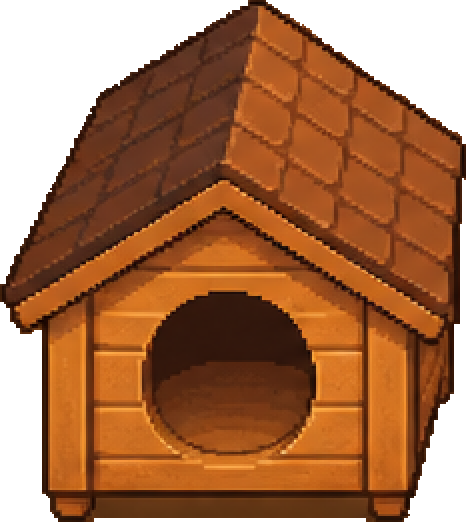
#> input picture code/sources/src-room-house.png, 466 x 522 px, found by its file name
$ python prepare_budget.py
#> lines starting #> are read from the running program, lines starting #| are printed output that depends on the picture; after the words box and inside, x2 and y2 are one past the last pixel; in counts of white or black regions, pixels touching at a corner belong together
SRC_DIR = 'sources'
#!/usr/bin/env python3
"""
Подготовка иконок целей накопления и направлений бюджета.

Исходники приходят 1254×1254 с большими полями. Обрезаем по содержимому
и уменьшаем: на экране они занимают 60–120 px, тащить мегабайты незачем.

Запуск:  python3 tools/assets/prepare_budget.py
"""

import os
from PIL import Image

JOBS = {
    # Вещи, на которые копят. Одна картинка на два места: карточку в
    # копилке и саму вещь на полу в комнате. Рисуются в перспективе
    # комнаты — там требования строже, а карточке ракурс безразличен.
    'src-room-house.png': ('assets/things/house.webp', 320),
    'src-room-bed.png': ('assets/things/bed.webp', 320),
    'src-room-ball.png': ('assets/things/ball.webp', 200),
    # монета: используется от 26 px в шапке до 44 px на карточках
    'src-coin.png': ('assets/budget/coin.png', 128),
    'src-coin-stack.png': ('assets/budget/coin-stack.webp', 160),
    # значки направлений — мельче, стоят в строке
    'src-jar-must.png': ('assets/budget/must.webp', 160),
    'src-jar-want.png': ('assets/budget/want.webp', 160),
    'src-jar-save.png': ('assets/budget/save.webp', 160),
}


def main():
    for src, (dst, size) in JOBS.items():
        path = os.path.join(SRC_DIR, src)
        if not os.path.exists(path):
            print(f'нет исходника: {src}')
            continue

        im = Image.open(path).convert('RGBA')
#> im is the input picture: PIL image 466x522 RGBA; mean R, G, B, A 131.2, 68.2, 27.2, 195.5

        # Полупрозрачные пиксели по краю дают грязную кайму при масштабе.
        alpha = im.split()[3].point(lambda a: 255 if a > 40 else 0)
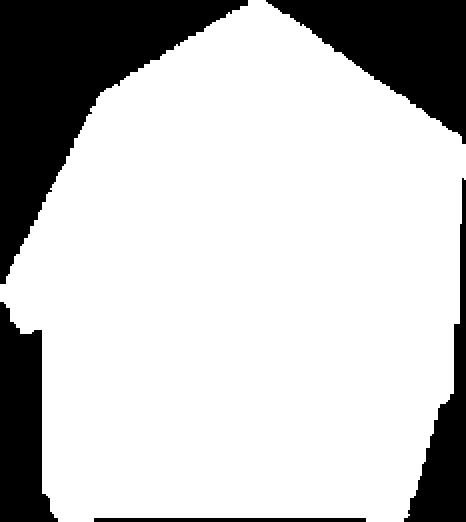
#> alpha: PIL image 466x522 L; 76.6% white; 5 black regions, box (x1, y1, x2, y2) and area: (0, 0, 248, 284) 26160, (266, 0, 466, 144) 14172, (0, 302, 58, 522) 8580, (404, 178, 466, 522) 6800, (94, 518, 366, 522) 1088
        im.putalpha(alpha)

        box = im.getbbox()
#> box = (0, 0, 466, 522)
        if box:
            im = im.crop(box)

        # Вписываем в квадрат, сохраняя пропорции: иначе мяч станет овалом.
        w, h = im.size
#> w = 466; h = 522
        scale = size / max(w, h)
#> scale = 0.613
        im = im.resize((max(1, round(w * scale)), max(1, round(h * scale))), Image.LANCZOS)
#> im: PIL image 286x320 RGBA

        os.makedirs(os.path.dirname(dst), exist_ok=True)
        im.save(dst)
        print(f'{os.path.basename(dst)}: {im.size[0]}x{im.size[1]}, {os.path.getsize(dst) // 1024} КБ')
#| house.webp: 286x320, 12 КБ
#> pass 2 of the loop in main, `for src, (dst, size) in JOBS.items():`:
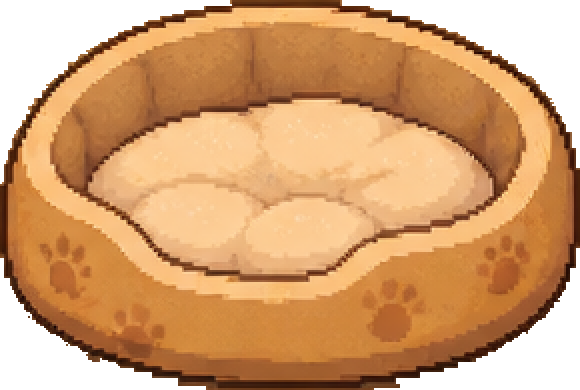
#> input picture code/sources/src-room-bed.png, 580 x 390 px, found by its file name
#> in main, im is the input picture: PIL image 580x390 RGBA; mean R, G, B, A 190.2, 131.6, 78, 210.3
#> in main, `alpha = im.split()[3].point(lambda a: 255 if a > 40 else 0)`:
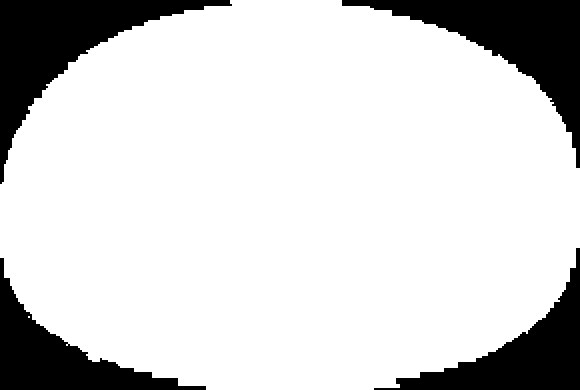
#> alpha: PIL image 580x390 L; 82.5% white; 4 black regions, box (x1, y1, x2, y2) and area: (0, 0, 232, 184) 11700, (342, 0, 580, 168) 11396, (374, 248, 580, 390) 8540, (0, 258, 206, 390) 8028
#> box = (0, 0, 580, 390)
#> in main, `im = im.resize((max(1, round(w * scale)), max(1, round(h * scale))), I..`:
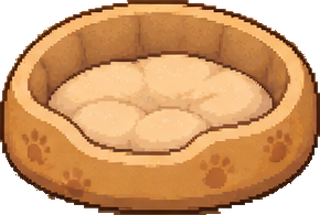
#> im: PIL image 320x215 RGBA; mean R, G, B, A 168.4, 117.4, 69.9, 210.3; transparent parts drawn white
#| bed.webp: 320x215, 10 КБ
#> pass 3 of the loop in main, `for src, (dst, size) in JOBS.items():`:
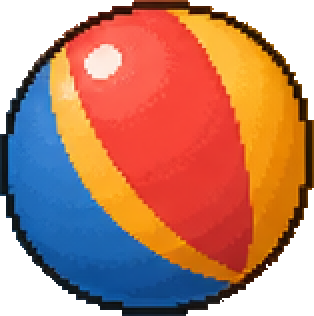
#> input picture code/sources/src-room-ball.png, 314 x 316 px, found by its file name
#> in main, im is the input picture: PIL image 314x316 RGBA; mean R, G, B, A 153.3, 92.3, 69.7, 201.9
#> in main, `alpha = im.split()[3].point(lambda a: 255 if a > 40 else 0)`:
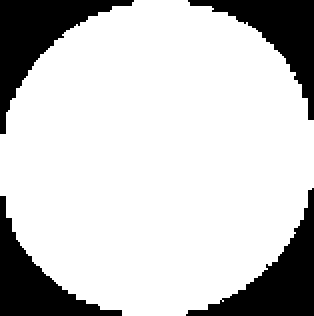
#> alpha: PIL image 314x316 L; 79.2% white; 4 black regions, box (x1, y1, x2, y2) and area: (0, 0, 134, 134) 5756, (186, 188, 314, 316) 5412, (188, 0, 314, 120) 4756, (0, 196, 122, 316) 4744
#> box = (0, 0, 314, 316)
#> in main, `im = im.resize((max(1, round(w * scale)), max(1, round(h * scale))), I..`:
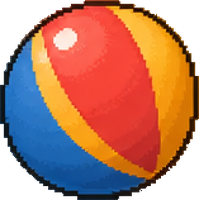
#> im: PIL image 199x200 RGBA; mean R, G, B, A 134.9, 79, 60.3, 201.9; transparent parts drawn white
#| ball.webp: 199x200, 6 КБ
#> the loop made 8 passes; the first 3 are shown


if __name__ == '__main__':
    main()
